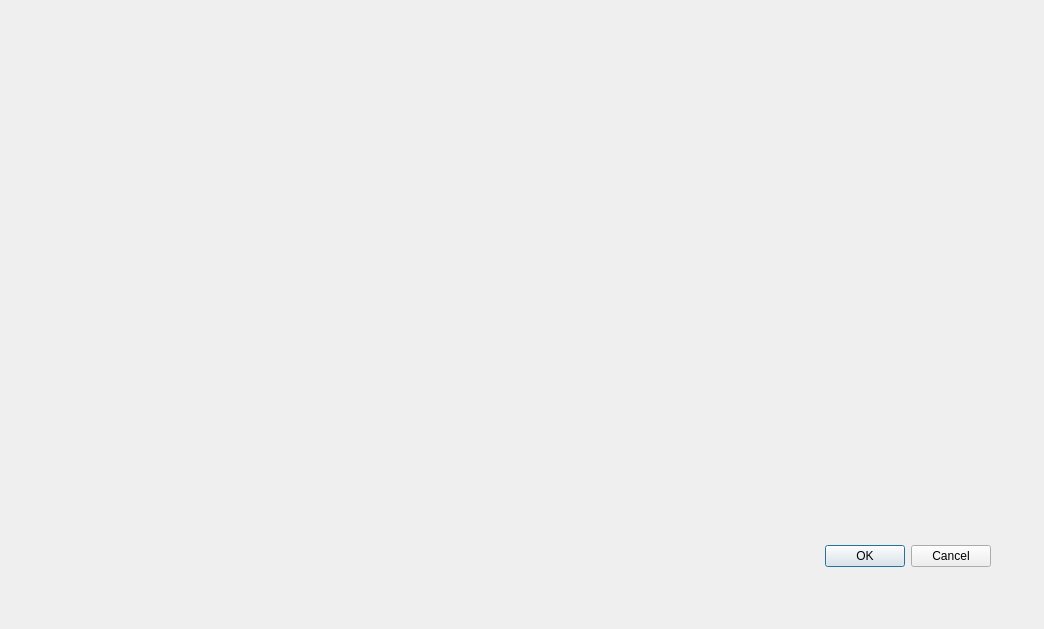
<?xml version="1.0" encoding="UTF-8"?>
<ui version="4.0">
 <class>stats</class>
 <widget class="QDialog" name="stats">
  <property name="geometry">
   <rect>
    <x>0</x>
    <y>0</y>
    <width>1044</width>
    <height>629</height>
   </rect>
  </property>
  <property name="windowTitle">
   <string>Dialog</string>
  </property>
  <widget class="QDialogButtonBox" name="buttonBox">
   <property name="geometry">
    <rect>
     <x>650</x>
     <y>540</y>
     <width>341</width>
     <height>32</height>
    </rect>
   </property>
   <property name="orientation">
    <enum>Qt::Orientation::Horizontal</enum>
   </property>
   <property name="standardButtons">
    <set>QDialogButtonBox::StandardButton::Cancel|QDialogButtonBox::StandardButton::Ok</set>
   </property>
  </widget>
  <widget class="QChartView" name="chartViewPlaceholder" native="true">
   <property name="geometry">
    <rect>
     <x>80</x>
     <y>20</y>
     <width>771</width>
     <height>491</height>
    </rect>
   </property>
  </widget>
 </widget>
 <customwidgets>
  <customwidget>
   <class>QChartView</class>
   <extends>QWidget</extends>
   <header location="global">qchartview.h</header>
   <container>1</container>
  </customwidget>
 </customwidgets>
 <resources/>
 <connections>
  <connection>
   <sender>buttonBox</sender>
   <signal>accepted()</signal>
   <receiver>stats</receiver>
   <slot>accept()</slot>
   <hints>
    <hint type="sourcelabel">
     <x>248</x>
     <y>254</y>
    </hint>
    <hint type="destinationlabel">
     <x>157</x>
     <y>274</y>
    </hint>
   </hints>
  </connection>
  <connection>
   <sender>buttonBox</sender>
   <signal>rejected()</signal>
   <receiver>stats</receiver>
   <slot>reject()</slot>
   <hints>
    <hint type="sourcelabel">
     <x>316</x>
     <y>260</y>
    </hint>
    <hint type="destinationlabel">
     <x>286</x>
     <y>274</y>
    </hint>
   </hints>
  </connection>
 </connections>
</ui>
